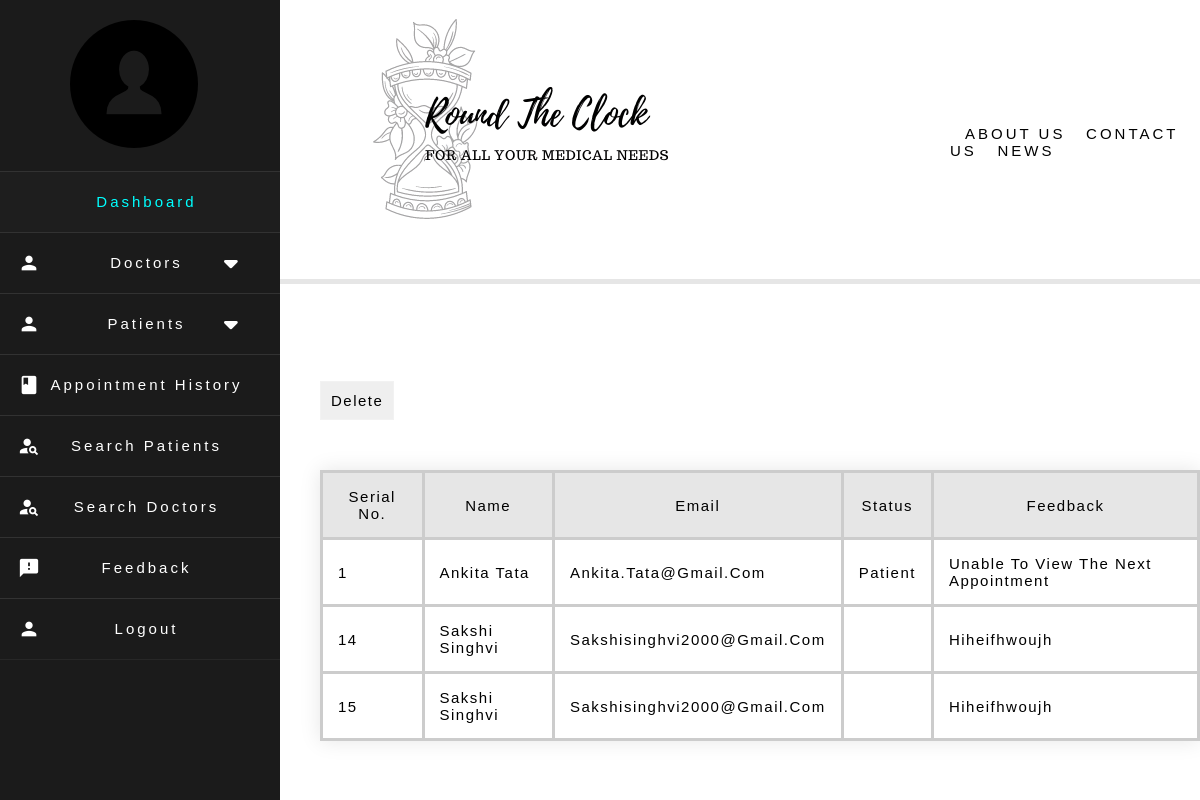
/Admin_Module/Feedback.php, run on the app's committed database.
### tables this page shows
CREATE TABLE `feedback` (
  `Sr_No` int(20) NOT NULL,
  `Name` varchar(64) NOT NULL,
  `Email` varchar(64) NOT NULL,
  `Status` varchar(64) NOT NULL,
  `Feedback` text NOT NULL
);

### Admin_Module/Feedback.php (the view, shortened to what this page needs)
<?php include 'import.php'; ?>
<?php
function OpenCon()
 {
 $dbhost = "localhost";
 $dbuser = "root";
 $dbpass = "13579";
 $db = "roundtheclock";
 $conn = new mysqli($dbhost, $dbuser, $dbpass,$db);
 return $conn;
 }
 $conn = OpenCon();
$result = $conn->query("SELECT * FROM `feedback`");
echo '<div class="center">';
echo '<div class="boxi">';
echo '<button class="btn" id="myButton">Delete</button>';
echo '</div>';
echo '<table class="center1">
      <tr>
          <td class="color1"> Serial No.</font> </td>
          <td class="color1"> Name</font> </td>
          <td class="color1">Email</font> </td>
          <td class="color1"> Status</font> </td>
          <td class="color1" > Feedback</font> </td>
      </tr>';
if ($result->num_rows> 0)
{
  while($row = $result->fetch_assoc())
  {
        $field1name = $row["Sr_No"];
        $field2name = $row["Name"];
        $field3name = $row["Email"];
        $field4name = $row["Status"];
        $field5name = $row["Feedback"];
        echo '<tr>
                  <td>'.$field1name.'</td>
                  <td>'.$field2name.'</td>
                  <td>'.$field3name.'</td>
                  <td>'.$field4name.'</td>
                  <td>'.$field5name.'</td>
              </tr>';
  }
}
else{
  echo "ERROR-No data.";
}
echo '</div>';
?>

### Admin_Module/import.css (style rules this page uses)
* { margin: 0; padding: 0; user-select: none; box-sizing: border-box; font-family:sans-serif,serif; }

### data on the page
feedback: Sr_No "1", Name "Ankita Tata", Email "Ankita.tata@gmail.com", Status "Patient", Feedback "Unable To View The Next Appointment"
feedback: Sr_No "14", Name "Sakshi Singhvi", Email "Sakshisinghvi2000@gmail.com", Feedback "Hiheifhwoujh"
feedback: Sr_No "15", Name "Sakshi Singhvi", Email "Sakshisinghvi2000@gmail.com", Feedback "Hiheifhwoujh"
